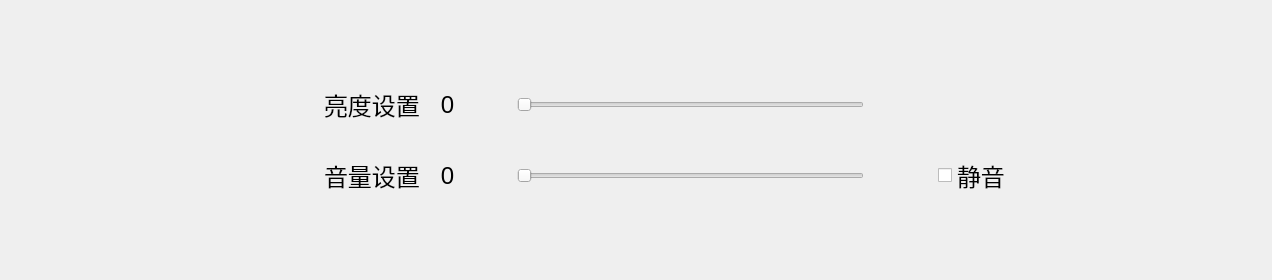
<?xml version="1.0" encoding="UTF-8"?>
<ui version="4.0">
 <class>SettingPage</class>
 <widget class="QWidget" name="SettingPage">
  <property name="geometry">
   <rect>
    <x>0</x>
    <y>0</y>
    <width>1272</width>
    <height>280</height>
   </rect>
  </property>
  <property name="sizePolicy">
   <sizepolicy hsizetype="Fixed" vsizetype="Preferred">
    <horstretch>0</horstretch>
    <verstretch>0</verstretch>
   </sizepolicy>
  </property>
  <property name="minimumSize">
   <size>
    <width>1272</width>
    <height>0</height>
   </size>
  </property>
  <property name="windowTitle">
   <string>Form</string>
  </property>
  <layout class="QGridLayout" name="gridLayout">
   <property name="leftMargin">
    <number>0</number>
   </property>
   <property name="topMargin">
    <number>0</number>
   </property>
   <property name="rightMargin">
    <number>0</number>
   </property>
   <property name="bottomMargin">
    <number>0</number>
   </property>
   <item row="0" column="0">
    <spacer name="pageOfTopSpacer">
     <property name="orientation">
      <enum>Qt::Vertical</enum>
     </property>
     <property name="sizeHint" stdset="0">
      <size>
       <width>20</width>
       <height>63</height>
      </size>
     </property>
    </spacer>
   </item>
   <item row="1" column="0">
    <widget class="QWidget" name="backlightWidget" native="true">
     <property name="minimumSize">
      <size>
       <width>650</width>
       <height>65</height>
      </size>
     </property>
     <property name="maximumSize">
      <size>
       <width>650</width>
       <height>65</height>
      </size>
     </property>
     <layout class="QHBoxLayout" name="horizontalLayout">
      <property name="spacing">
       <number>10</number>
      </property>
      <property name="leftMargin">
       <number>5</number>
      </property>
      <property name="topMargin">
       <number>0</number>
      </property>
      <property name="rightMargin">
       <number>5</number>
      </property>
      <property name="bottomMargin">
       <number>0</number>
      </property>
      <item>
       <widget class="QLabel" name="backlightIconLabel">
        <property name="sizePolicy">
         <sizepolicy hsizetype="Fixed" vsizetype="Fixed">
          <horstretch>0</horstretch>
          <verstretch>0</verstretch>
         </sizepolicy>
        </property>
        <property name="minimumSize">
         <size>
          <width>48</width>
          <height>48</height>
         </size>
        </property>
        <property name="maximumSize">
         <size>
          <width>48</width>
          <height>48</height>
         </size>
        </property>
        <property name="text">
         <string/>
        </property>
        <property name="pixmap">
         <pixmap resource="../../res.qrc">:/res/icon/pageIcon/settingPage/brightness.png</pixmap>
        </property>
       </widget>
      </item>
      <item>
       <widget class="QLabel" name="backlightSloganLabel">
        <property name="font">
         <font>
          <pointsize>18</pointsize>
         </font>
        </property>
        <property name="styleSheet">
         <string notr="true">/* 滑块的基本样式 */
#backlightHarSlider::handle:horizontal,
#soundHarSlider::handle:horizontal {
    background: #3498db;              /* 滑块颜色，可根据需要调整 */
    width: 32px;                       /* 滑块宽度 */
    height: 32px;                      /* 滑块高度 */
    border-radius: 16px;               /* 圆形滑块 */
    margin: -12px 0;                   /* 保证滑块在槽中居中 */
}

/* 槽的基本样式 */
#backlightHarSlider::groove:horizontal,
#soundHarSlider::groove:horizontal {
    background: #dddddd;               /* 可自定义槽体颜色 */
    height: 8px;                       /* 槽体厚度 */
    border-radius: 4px;
}

/* 进度填充颜色 */
#backlightHarSlider::sub-page:horizontal,
#soundHarSlider::sub-page:horizontal {
    background: #3498db;
    border-radius: 4px;
}

/* 其它部分填充颜色 */
#backlightHarSlider::add-page:horizontal,
#soundHarSlider::add-page:horizontal {
    background: #e0e0e0;
    border-radius: 4px;
}

/* 禁用状态下滑块的样式 */
#backlightHarSlider::handle:disabled,
#soundHarSlider::handle:disabled {
    background: #cccccc;               /* 修改为灰色 */
}

/* 禁用状态下槽的样式 */
#backlightHarSlider::groove:disabled,
#soundHarSlider::groove:disabled {
    background: #eeeeee;               /* 修改为灰色 */
}

/* 禁用状态下的进度填充样式 */
#backlightHarSlider::sub-page:disabled:horizontal,
#soundHarSlider::sub-page:disabled:horizontal {
    background: #bbbbbb;               /* 设为较浅的灰色 */
    border-radius: 4px;
}

/* 复选框的样式 */
QCheckBox::indicator {
    width: 35px;
    height: 35px;
}
</string>
        </property>
        <property name="text">
         <string>亮度设置</string>
        </property>
       </widget>
      </item>
      <item>
       <widget class="QLabel" name="backlightValueLabel">
        <property name="minimumSize">
         <size>
          <width>35</width>
          <height>0</height>
         </size>
        </property>
        <property name="font">
         <font>
          <pointsize>18</pointsize>
         </font>
        </property>
        <property name="text">
         <string>0</string>
        </property>
        <property name="alignment">
         <set>Qt::AlignCenter</set>
        </property>
       </widget>
      </item>
      <item>
       <widget class="QPushButton" name="backlightPreBtn">
        <property name="sizePolicy">
         <sizepolicy hsizetype="Fixed" vsizetype="Fixed">
          <horstretch>0</horstretch>
          <verstretch>0</verstretch>
         </sizepolicy>
        </property>
        <property name="minimumSize">
         <size>
          <width>32</width>
          <height>32</height>
         </size>
        </property>
        <property name="maximumSize">
         <size>
          <width>32</width>
          <height>32</height>
         </size>
        </property>
        <property name="text">
         <string/>
        </property>
        <property name="icon">
         <iconset resource="../../res.qrc">
          <normaloff>:/res/icon/pageIcon/settingPage/left.png</normaloff>:/res/icon/pageIcon/settingPage/left.png</iconset>
        </property>
        <property name="iconSize">
         <size>
          <width>48</width>
          <height>48</height>
         </size>
        </property>
        <property name="flat">
         <bool>true</bool>
        </property>
       </widget>
      </item>
      <item>
       <widget class="QSlider" name="backlightHarSlider">
        <property name="sizePolicy">
         <sizepolicy hsizetype="Expanding" vsizetype="Expanding">
          <horstretch>0</horstretch>
          <verstretch>0</verstretch>
         </sizepolicy>
        </property>
        <property name="minimumSize">
         <size>
          <width>0</width>
          <height>0</height>
         </size>
        </property>
        <property name="orientation">
         <enum>Qt::Horizontal</enum>
        </property>
       </widget>
      </item>
      <item>
       <widget class="QPushButton" name="backlightNextBtn">
        <property name="sizePolicy">
         <sizepolicy hsizetype="Fixed" vsizetype="Fixed">
          <horstretch>0</horstretch>
          <verstretch>0</verstretch>
         </sizepolicy>
        </property>
        <property name="minimumSize">
         <size>
          <width>32</width>
          <height>32</height>
         </size>
        </property>
        <property name="maximumSize">
         <size>
          <width>32</width>
          <height>32</height>
         </size>
        </property>
        <property name="text">
         <string/>
        </property>
        <property name="icon">
         <iconset resource="../../res.qrc">
          <normaloff>:/res/icon/pageIcon/settingPage/right.png</normaloff>:/res/icon/pageIcon/settingPage/right.png</iconset>
        </property>
        <property name="iconSize">
         <size>
          <width>48</width>
          <height>48</height>
         </size>
        </property>
        <property name="flat">
         <bool>true</bool>
        </property>
       </widget>
      </item>
     </layout>
    </widget>
   </item>
   <item row="2" column="0">
    <widget class="QWidget" name="widget" native="true">
     <property name="maximumSize">
      <size>
       <width>750</width>
       <height>65</height>
      </size>
     </property>
     <layout class="QHBoxLayout" name="horizontalLayout_3">
      <property name="spacing">
       <number>0</number>
      </property>
      <property name="leftMargin">
       <number>0</number>
      </property>
      <property name="topMargin">
       <number>0</number>
      </property>
      <property name="rightMargin">
       <number>0</number>
      </property>
      <property name="bottomMargin">
       <number>0</number>
      </property>
      <item>
       <widget class="QWidget" name="soundtWidget" native="true">
        <property name="minimumSize">
         <size>
          <width>650</width>
          <height>65</height>
         </size>
        </property>
        <layout class="QHBoxLayout" name="horizontalLayout_2">
         <property name="spacing">
          <number>10</number>
         </property>
         <property name="leftMargin">
          <number>5</number>
         </property>
         <property name="topMargin">
          <number>0</number>
         </property>
         <property name="rightMargin">
          <number>5</number>
         </property>
         <property name="bottomMargin">
          <number>0</number>
         </property>
         <item>
          <widget class="QLabel" name="soundIconLabel">
           <property name="sizePolicy">
            <sizepolicy hsizetype="Fixed" vsizetype="Fixed">
             <horstretch>0</horstretch>
             <verstretch>0</verstretch>
            </sizepolicy>
           </property>
           <property name="minimumSize">
            <size>
             <width>48</width>
             <height>48</height>
            </size>
           </property>
           <property name="maximumSize">
            <size>
             <width>48</width>
             <height>48</height>
            </size>
           </property>
           <property name="text">
            <string/>
           </property>
           <property name="pixmap">
            <pixmap resource="../../res.qrc">:/res/icon/pageIcon/settingPage/volume.png</pixmap>
           </property>
          </widget>
         </item>
         <item>
          <widget class="QLabel" name="soundSloganLabel">
           <property name="font">
            <font>
             <pointsize>18</pointsize>
            </font>
           </property>
           <property name="text">
            <string>音量设置</string>
           </property>
          </widget>
         </item>
         <item>
          <widget class="QLabel" name="soundValueLabel">
           <property name="minimumSize">
            <size>
             <width>35</width>
             <height>0</height>
            </size>
           </property>
           <property name="font">
            <font>
             <pointsize>18</pointsize>
            </font>
           </property>
           <property name="text">
            <string>0</string>
           </property>
           <property name="alignment">
            <set>Qt::AlignCenter</set>
           </property>
          </widget>
         </item>
         <item>
          <widget class="QPushButton" name="soundPreBtn">
           <property name="sizePolicy">
            <sizepolicy hsizetype="Fixed" vsizetype="Fixed">
             <horstretch>0</horstretch>
             <verstretch>0</verstretch>
            </sizepolicy>
           </property>
           <property name="minimumSize">
            <size>
             <width>32</width>
             <height>32</height>
            </size>
           </property>
           <property name="maximumSize">
            <size>
             <width>32</width>
             <height>32</height>
            </size>
           </property>
           <property name="text">
            <string/>
           </property>
           <property name="icon">
            <iconset resource="../../res.qrc">
             <normaloff>:/res/icon/pageIcon/settingPage/left.png</normaloff>:/res/icon/pageIcon/settingPage/left.png</iconset>
           </property>
           <property name="iconSize">
            <size>
             <width>48</width>
             <height>48</height>
            </size>
           </property>
           <property name="flat">
            <bool>true</bool>
           </property>
          </widget>
         </item>
         <item>
          <widget class="QSlider" name="soundHarSlider">
           <property name="sizePolicy">
            <sizepolicy hsizetype="Expanding" vsizetype="Expanding">
             <horstretch>0</horstretch>
             <verstretch>0</verstretch>
            </sizepolicy>
           </property>
           <property name="orientation">
            <enum>Qt::Horizontal</enum>
           </property>
          </widget>
         </item>
         <item>
          <widget class="QPushButton" name="soundNextBtn">
           <property name="sizePolicy">
            <sizepolicy hsizetype="Fixed" vsizetype="Fixed">
             <horstretch>0</horstretch>
             <verstretch>0</verstretch>
            </sizepolicy>
           </property>
           <property name="minimumSize">
            <size>
             <width>32</width>
             <height>32</height>
            </size>
           </property>
           <property name="maximumSize">
            <size>
             <width>32</width>
             <height>32</height>
            </size>
           </property>
           <property name="text">
            <string/>
           </property>
           <property name="icon">
            <iconset resource="../../res.qrc">
             <normaloff>:/res/icon/pageIcon/settingPage/right.png</normaloff>:/res/icon/pageIcon/settingPage/right.png</iconset>
           </property>
           <property name="iconSize">
            <size>
             <width>48</width>
             <height>48</height>
            </size>
           </property>
           <property name="flat">
            <bool>true</bool>
           </property>
          </widget>
         </item>
        </layout>
       </widget>
      </item>
      <item>
       <spacer name="soundHorSpacer">
        <property name="orientation">
         <enum>Qt::Horizontal</enum>
        </property>
        <property name="sizeHint" stdset="0">
         <size>
          <width>25</width>
          <height>20</height>
         </size>
        </property>
       </spacer>
      </item>
      <item>
       <widget class="QCheckBox" name="soundCheckBox">
        <property name="font">
         <font>
          <pointsize>18</pointsize>
         </font>
        </property>
        <property name="styleSheet">
         <string notr="true">#SettingPage {
    background-color: #000;
}

#SettingPage QLabel {
    color: white;
}

#backlightHarSlider::handle:horizontal,
#soundHarSlider::handle:horizontal {
    background: #3498db;
    border: 1px solid #5c5c5c;
    width: 32px;
    height: 32px;
    border-radius: 16px;
    margin: -12px 0;
}

#backlightHarSlider::groove:horizontal,
#soundHarSlider::groove:horizontal {
    background: #dddddd;
    height: 8px;
    border-radius: 4px;
}

#backlightHarSlider::sub-page:horizontal,
#soundHarSlider::sub-page:horizontal {
    background: #3498db;
    border-radius: 4px;
}

#backlightHarSlider::add-page:horizontal,
#soundHarSlider::add-page:horizontal {
    background: #e0e0e0;
    border-radius: 4px;
}</string>
        </property>
        <property name="text">
         <string>静音</string>
        </property>
       </widget>
      </item>
     </layout>
    </widget>
   </item>
   <item row="3" column="0">
    <spacer name="pageOfBottomSpacer">
     <property name="orientation">
      <enum>Qt::Vertical</enum>
     </property>
     <property name="sizeHint" stdset="0">
      <size>
       <width>20</width>
       <height>63</height>
      </size>
     </property>
    </spacer>
   </item>
  </layout>
 </widget>
 <resources>
  <include location="../../res.qrc"/>
 </resources>
 <connections/>
</ui>
